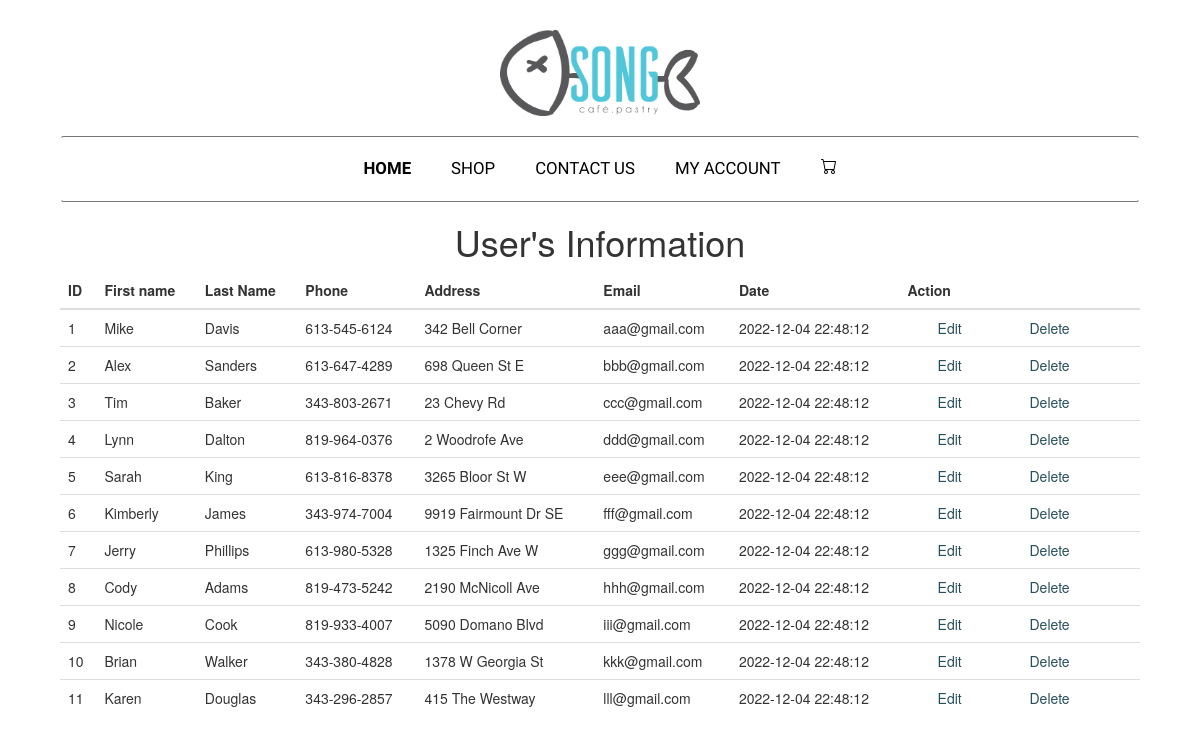
/PHP/view.php, run on the app's committed database.
### tables this page shows
CREATE TABLE `customer` (
    `id` INT NOT NULL AUTO_INCREMENT , 
    `firstName` VARCHAR(20) NOT NULL , 
    `lastName` VARCHAR(20) NOT NULL , 
    `phone` VARCHAR(20) NOT NULL , 
    `address` VARCHAR(150) NOT NULL , 
    `email` VARCHAR(100) NOT NULL , 
    `password` VARCHAR(20) NOT NULL ,
    `date` TIMESTAMP NOT NULL DEFAULT CURRENT_TIMESTAMP,
    PRIMARY KEY (`id`));

### PHP/view.php (the view, shortened to what this page needs)
<?php
    $conn = require __DIR__ . "/database.php";
    $sql ="SELECT * FROM `demo`.`customer`";
    $result = mysqli_query($conn, $sql);
?>
<!DOCTYPE html>
<html lang="en">
    <head>
        <link rel="stylesheet" href="https://maxcdn.bootstrapcdn.com/bootstrap/3.4.0/css/bootstrap.min.css">
        <link rel="stylesheet" href="style.css">
    </head>
    <body>
        <header>
            <?php include 'header.php' ?>
            <div id="nav-list-index" class="navbar nav-list">
                    <a href="index.php" id="nav-home"><b>HOME</b></a>
                    <a href="products.php">SHOP</a>
                    <a href="contactUs.php">CONTACT US</a>
                    <a href="myaccount.php">MY ACCOUNT</a>
                    <a href="cart.php" >
                        <span id="cart-icon">
                        </span>
                    </a>
                </div>
        </header>
            <h1>User's Information</h1>
            <table class="table">
                <thead>
                    <tr>
                        <th>ID</th>
                        <th>First name</th>
                        <th>Last Name</th>
                        <th>Phone</th>
                        <th>Address</th>
                        <th>Email</th>
                        <th>Date</th>
                        <th>Action</th>
                    </tr>
                </thead>
                <tbody>
                    <?php
                        if(mysqli_num_rows ( $result )>0){
                            while($user = mysqli_fetch_assoc($result)){
                    ?>
                    <tr>
                        <td><?php echo $user['id'];?></td>
                        <td><?php echo $user['firstName'];?></td>
                        <td><?php echo $user['lastName'];?></td>
                        <td><?php echo $user['phone'];?></td>
                        <td><?php echo $user['address'];?></td>
                        <td><?php echo $user['email'];?></td>
                        <td><?php echo $user['date'];?></td>
                        <td>
                            <a id ="view-button" href="update.php?updateid=<?php echo $user['id']; ?>">Edit</a>&nbsp;
                            <a id ="view-button" href="delete.php?deleteid=<?php echo $user['id']; ?>">Delete</a>
                        </td>
                    </tr>
                    <?php
                        }
                    }
                    ?>
                </tbody>
            </table>
    </body>
</html>

### PHP/header.php
<body>
    <header>
        <div id="logo"><a href="index.html"><img src="pics/logo_color.png" alt="logo"></a></div>
    </header>

### CSS-Database/style.css (style rules this page uses)
body { display: block; margin: 0px 30px; padding: 30px; }
#logo { display: flex; justify-content: center; margin: auto auto 2rem auto; }
#logo img { display: block; margin: auto; width: clamp(140px,25%,200px); }
.navbar { font-family: 'Adamina', sans-serif; display: flex; flex-wrap: wrap; align-items: center; justify-content: center; border-bottom: 1px solid #777; border-top: 1px solid #777; text-decoration: none; }
.navbar a { display: inline-block; text-decoration: none; padding: 20px; font-size: 1.2em; color: black; }
#cart-icon { width: 50px }
h1, h2 { text-align: center; }
#view-button, #go-back-button { text-decoration: none; color: #274e5c; padding: 0.8vw 2.5vw; border: none; border-radius: 4px; cursor: pointer; }

### data on the page
customer: id "1", firstName "Mike", lastName "Davis", phone "613-545-6124", address "342 Bell Corner", email "aaa@gmail.com", date "2022-12-04 22:48:12"
customer: id "2", firstName "Alex", lastName "Sanders", phone "613-647-4289", address "698 Queen St E", email "bbb@gmail.com", date "2022-12-04 22:48:12"
customer: id "3", firstName "Tim", lastName "Baker", phone "343-803-2671", address "23 Chevy Rd", email "ccc@gmail.com", date "2022-12-04 22:48:12"
customer: id "4", firstName "Lynn", lastName "Dalton", phone "819-964-0376", address "2 Woodrofe Ave", email "ddd@gmail.com", date "2022-12-04 22:48:12"
customer: id "5", firstName "Sarah", lastName "King", phone "613-816-8378", address "3265 Bloor St W", email "eee@gmail.com", date "2022-12-04 22:48:12"
customer: id "6", firstName "Kimberly", lastName "James", phone "343-974-7004", address "9919 Fairmount Dr SE", email "fff@gmail.com", date "2022-12-04 22:48:12"
customer: id "7", firstName "Jerry", lastName "Phillips", phone "613-980-5328", address "1325 Finch Ave W", email "ggg@gmail.com", date "2022-12-04 22:48:12"
customer: id "8", firstName "Cody", lastName "Adams", phone "819-473-5242", address "2190 McNicoll Ave", email "hhh@gmail.com", date "2022-12-04 22:48:12"
customer: id "9", firstName "Nicole", lastName "Cook", phone "819-933-4007", address "5090 Domano Blvd", email "iii@gmail.com", date "2022-12-04 22:48:12"
customer: id "10", firstName "Brian", lastName "Walker", phone "343-380-4828", address "1378 W Georgia St", email "kkk@gmail.com", date "2022-12-04 22:48:12"
customer: id "11", firstName "Karen", lastName "Douglas", phone "343-296-2857", address "415 The Westway", email "lll@gmail.com", date "2022-12-04 22:48:12"
